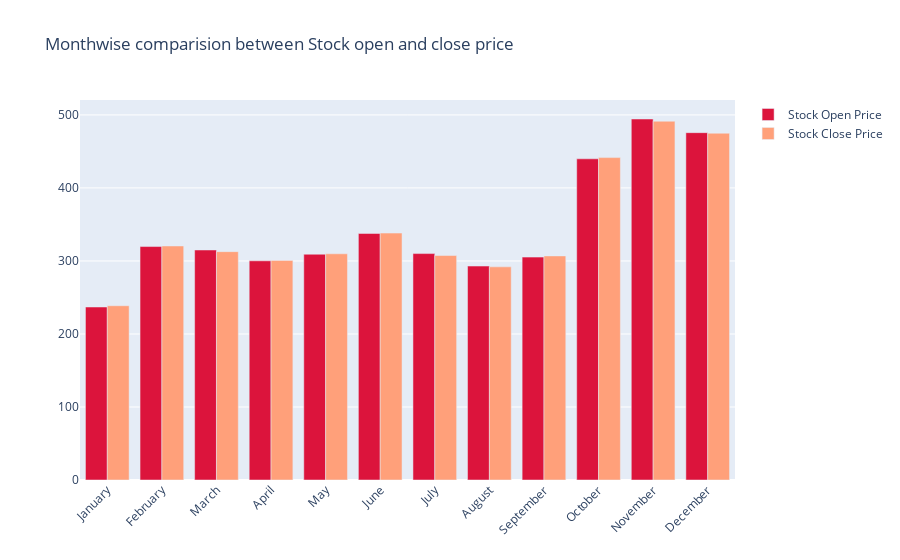

Write notebook code for a chart like this one.
### Code cell
fig = go.Figure()

fig.add_trace(go.Bar(
    x=monthvise.index,
    y=monthvise['open'],
    name='Stock Open Price',
    marker_color='crimson'
))
fig.add_trace(go.Bar(
    x=monthvise.index,
    y=monthvise['close'],
    name='Stock Close Price',
    marker_color='lightsalmon'
))

fig.update_layout(barmode='group', xaxis_tickangle=-45,
                  title='Monthwise comparision between Stock open and close price')
fig.show()

### Figure 1 — Plotly figure (JSON) as saved in the notebook; plotly's stock layout.template omitted (floating-point values rounded to 4 significant figures)
{"data": [{"marker": {"color": "crimson"}, "name": "Stock Open Price", "type": "bar", "x": ["January", "February", "March", "April", "May", "June", "July", "August", "September", "October", "November", "December"], "y": [236.9, 319.7, 315.0, 300.2, 309.2, 337.6, 310.1, 293.0, 305.3, 439.9, 494.4, 475.7]}, {"marker": {"color": "lightsalmon"}, "name": "Stock Close Price", "type": "bar", "x": ["January", "February", "March", "April", "May", "June", "July", "August", "September", "October", "November", "December"], "y": [238.7, 320.5, 312.7, 300.8, 309.8, 338.2, 307.4, 291.9, 306.9, 441.5, 491.4, 474.9]}], "layout": {"barmode": "group", "title": {"text": "Monthwise comparision between Stock open and close price"}, "xaxis": {"tickangle": -45}}}
